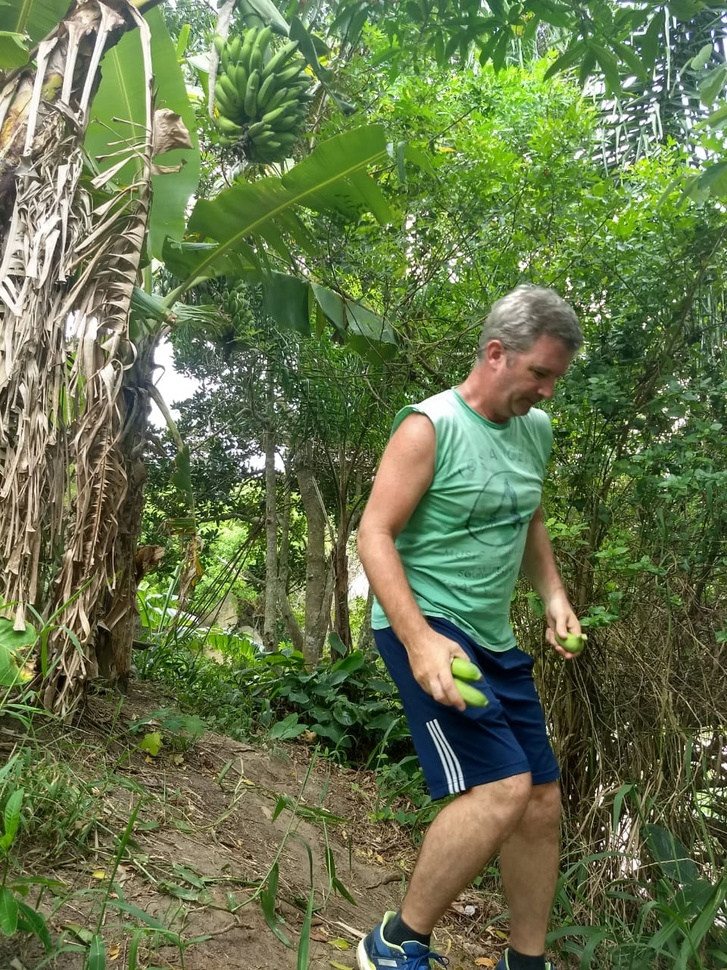
#> input picture imagenes con openCV/imagen-test.jpg, 727 x 970 px, shrunk from 960 x 1280 before the run
$ python readImage.py   (Python 2 division)
#> lines starting #> are read from the running program, lines starting #| are printed output that depends on the picture
# -*- coding: utf-8 -*-
import numpy as np
import matplotlib.pyplot as plt
import cv2


"""En este módulo se leen las imagenes y se hacen las distintas conversiones
para los colores"""


imagen = cv2.imread('imagen-test.jpg')
#> imagen is the input picture: shape (970, 727, 3); mean B, G, R 75.6, 115.5, 101.6

print type(imagen)
#| <class 'numpy.ndarray'>

print imagen.shape
#| (970, 727, 3)
# (8, 8, 3) ancho, alto, colores


# esto lo hacemos porque OpenCV (BGR) y Matplotlib (RGB)
imagen_ajuste_color = cv2.cvtColor(imagen, cv2.COLOR_BGR2RGB)

imagen_blanco_negro = cv2.imread('imagen-test.jpg', cv2.IMREAD_GRAYSCALE)
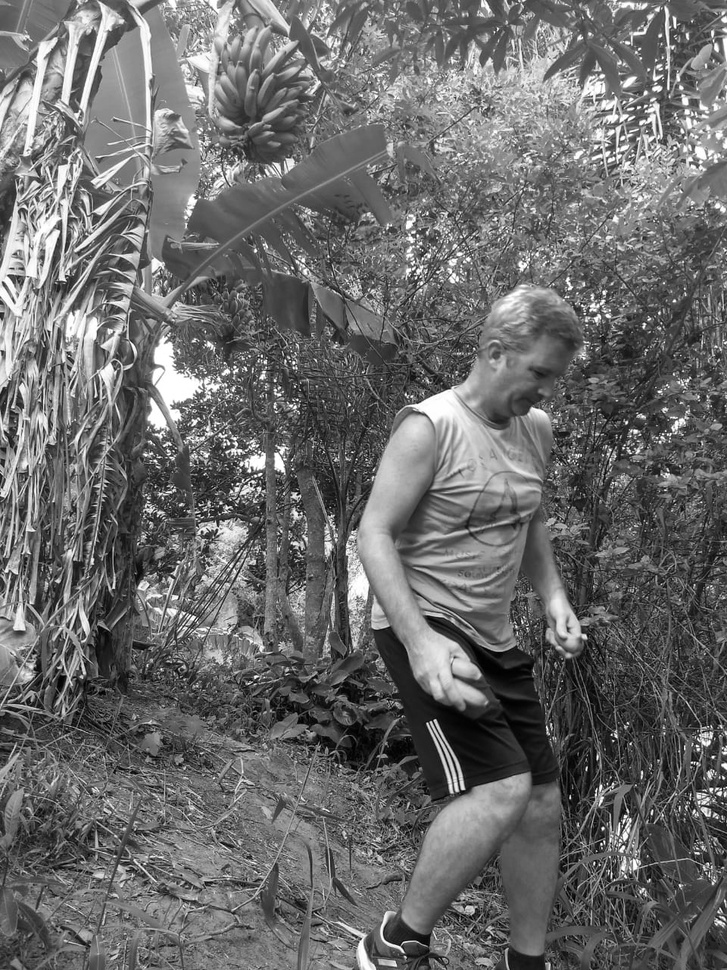
#> imagen_blanco_negro: shape (970, 727); min 0, max 255, mean 106.8

#plt.imshow(imagen_blanco_negro, cmap='gray')

fig = plt.figure()
ax1 = plt.subplot2grid((8,6), (0,0), rowspan=4, colspan=3)
ax2 = plt.subplot2grid((8,6), (4,0), rowspan=4, colspan=3)
ax3 = plt.subplot2grid((8,6), (0,3), rowspan=4, colspan=3)
ax4 = plt.subplot2grid((8,6), (4,3), rowspan=4, colspan=3)

ax1.imshow(imagen)
ax2.imshow(imagen_ajuste_color)
ax3.imshow(imagen_blanco_negro, cmap='gray')
#ax4.imshow(iar4)

plt.show()
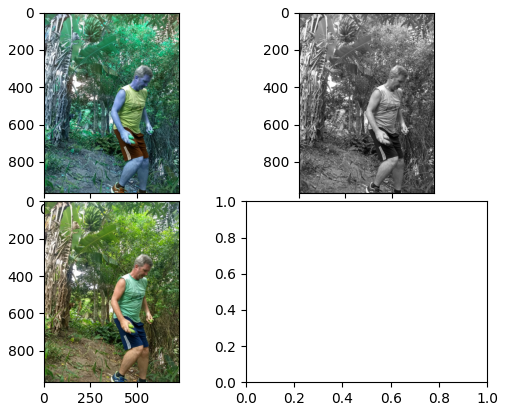
#> figure drawn by matplotlib, 3 panels; B, G, R data is drawn as R, G, B
